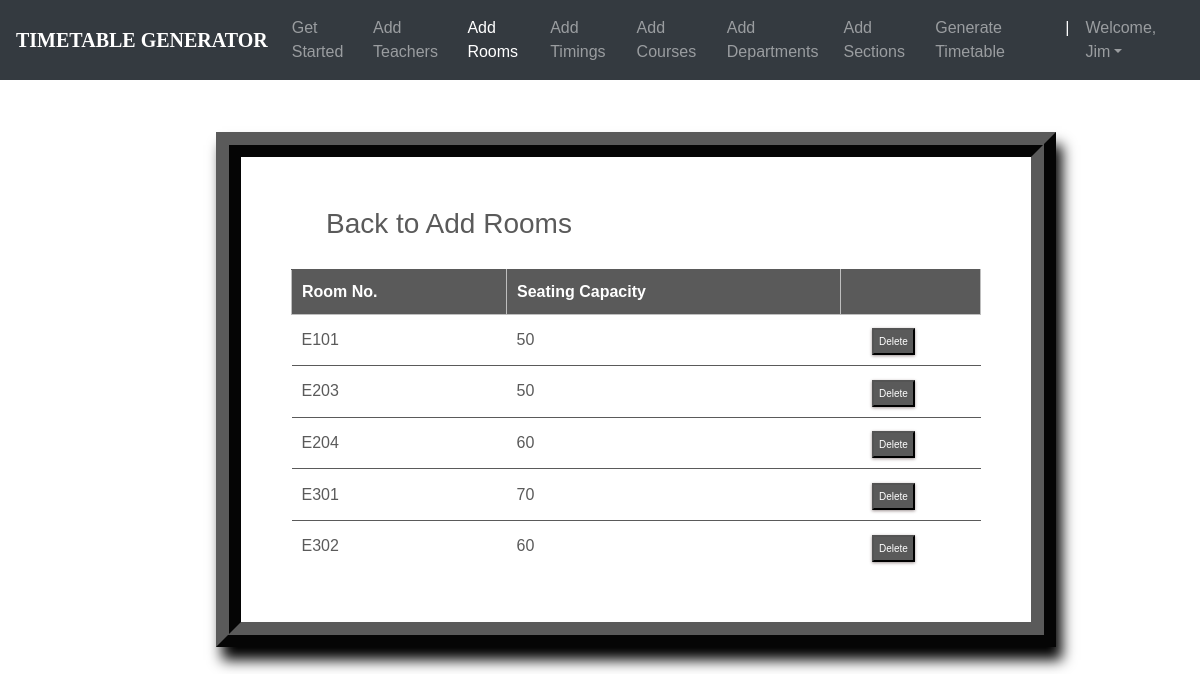
The page /rooms_list/ (signed in) on the database its author committed.
### ttgen/models.py (models this page shows, shortened)
class Room(models.Model):
    r_number = models.CharField(max_length=6)
    seating_capacity = models.IntegerField(default=0)

### ttgen/views.py (the view)
# urls.py: path('rooms_list/', views.room_list, name='editrooms'),
@login_required
def room_list(request):
    context = {
        'rooms': Room.objects.all()
    }
    return render(request, 'roomslist.html', context)

### templates/roomslist.html (shortened to what this page needs)
<!DOCTYPE html>
<html lang="en">
<head>
  <link rel="stylesheet" href="https://maxcdn.bootstrapcdn.com/bootstrap/4.0.0/css/bootstrap.min.css">
  <link rel="stylesheet" type="text/css" href="static/css/index.css">
</head>
<body>
  <header>
    <nav class="navbar navbar-expand-md navbar-dark fixed-top bg-dark">
      <a class="navbar-brand" href="#"><b>TIMETABLE GENERATOR</b></a>
      <div class="collapse navbar-collapse" id="navbarCollapse">
        <ul class="navbar-nav ml-auto">
          <li class="nav-item">
            <a class="nav-link" href="{% url 'admindash' %}">Get Started</a>
          </li>
          <li class="nav-item">
            <a class="nav-link" href="{% url 'addInstructors' %}">Add Teachers</a>
          </li>
          <li class="nav-item active">
            <a class="nav-link" href="{% url 'addRooms' %}">Add Rooms</a>
          </li>
          <li class="nav-item">
            <a class="nav-link" href="{% url 'addTimings' %}">Add Timings</a>
          </li>
          <li class="nav-item">
            <a class="nav-link" href="{% url 'addCourses' %}">Add Courses</a>
          </li>
          <li class="nav-item">
            <a class="nav-link" href="{% url 'addDepts' %}">Add Departments</a>
          </li>
          <li class="nav-item">
            <a class="nav-link" href="{% url 'addSections' %}">Add Sections</a>
          </li>
          <li class="nav-item">
            <a class="nav-link" href="{% url 'generate' %}">Generate Timetable</a>
          </li>
          <li class="nav-item active">
            <a class="nav-link">|</a>
          </li>
          <li class="nav-item dropdown">
            <a class="nav-link dropdown-toggle" href="#" id="dropdown03" data-toggle="dropdown" aria-haspopup="true"
              aria-expanded="false">Welcome, {{ user.first_name }}</a>
          </li>
        </ul>
      </div>
    </nav>
  </header>
  {% block content %}
  {% load static %}
  <br>
  <br>
  <fieldset class="fieldset">
    <a href="{% url 'addRooms'%}">
      <h1 class="tablink" onclick="openPage('new')" id="defaultOpen">Back to Add Rooms</h1>
    </a>
    <div class="tabcontent" id="edit">
      <table class="table1">
        <thead>
          <tr class="table-headers">
            <th>Room No.</th>
            <th>Seating Capacity</th>
            <th class="empty"></th>
          </tr>
        </thead>
        <tbody>
          {% for rm in rooms %}
          <tr>
            <td>{{rm.r_number}}</td>
            <td>{{rm.seating_capacity}}</td>
            <td class="empty">
              <form action="{% url 'deleteroom' rm.id %}" method="post">
                <input type="submit" value="Delete" class="cross">
              </form>
            </td>
          </tr>
          {% endfor %}
        </tbody>
      </table>
    </div>
  </fieldset>
  {% endblock %}

### static/css/index.css (style rules this page uses)
body { padding-top: 3rem; padding-bottom: 3rem; color: #5a5a5a; font-family: 'Poppins', sans-serif; overflow-x: hidden; }
nav { font-family: sans-serif; }
.navbar-brand { font-size: 20px; font-family: Georgia, 'Times New Roman', Times, serif; }

### templates/roomslist.html (style rules this page uses)
nav { font-family: sans-serif; }
.navbar-brand { font-size: 20px; font-family: Georgia, 'Times New Roman', Times, serif; }
* { margin: 0; padding: 0; box-sizing: border-box; }
html { scroll-behavior: smooth; }
a { text-decoration: none; }
form { margin-top: 3%; margin-left: 18%; margin-right: 12%; }
fieldset h1 { color: #5a5a5a; padding-bottom: 20px; margin-left: 35px; display: inline-block; cursor: pointer; font-size: 28px; }
fieldset input { padding: 8px; color: #938c8c }
.table2 td, th { border: 1px solid rgb(190, 190, 190); padding: 10px 20px; }
.table1 { width: 100%; border-collapse: collapse; text-align: left; overflow: hidden; }
.table1 td, th { border-top: 1px solid #5a5a5a; padding: 10px; }
.table1 th { background-color: #5a5a5a; color: #fff; }
.cross { font-size: 10px; box-shadow: 0px 1px 3px 0px #9e9292; padding: 4px 5px; color: #fff; background-color: #5a5a5a; cursor: pointer; }
.fieldset { margin-top: 3%; margin-left: 18%; margin-right: 12%; padding: 50px; border-width: 25px; border-style: ridge; border-color: #5a5a5a; box-shadow: 6px 13px 13px 0px black; background-color: #fff; }

### rows shown on the page
Room: r_number "E101", seating_capacity "50"
Room: r_number "E203", seating_capacity "50"
Room: r_number "E204", seating_capacity "60"
Room: r_number "E301", seating_capacity "70"
Room: r_number "E302", seating_capacity "60"

### other values the page prints
{{ user.first_name }} "Jim"
